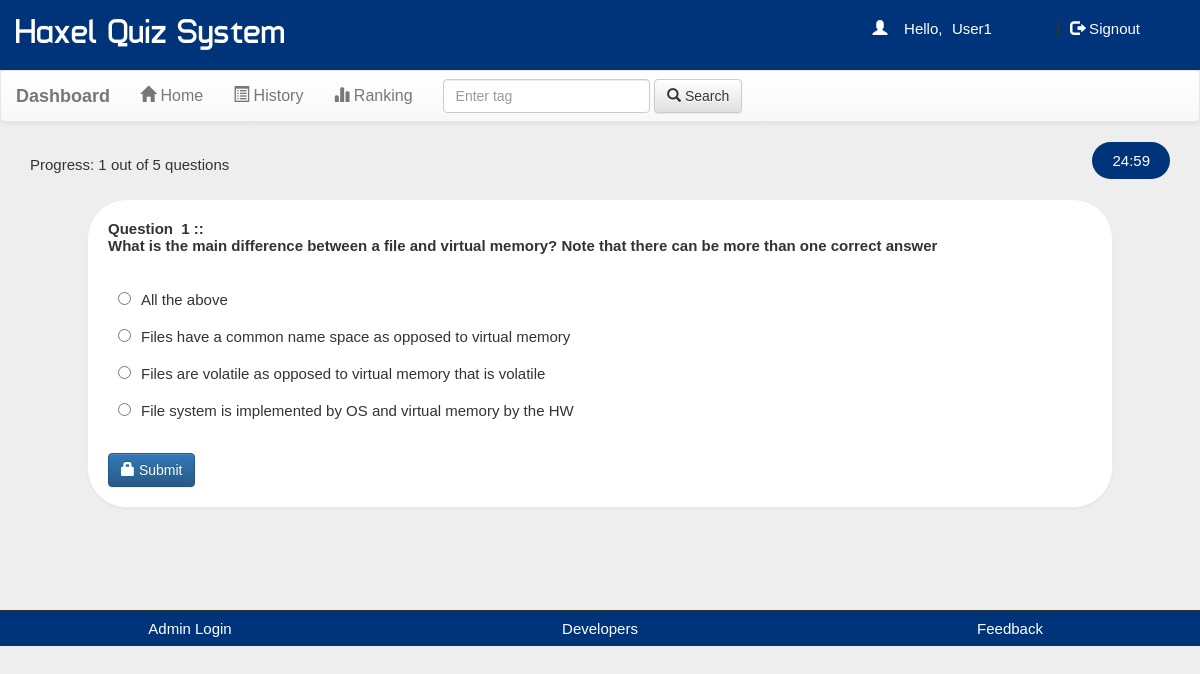
The page /account.php?q=quiz&step=2&eid=6591046996c9f&n=1&t=5 (signed in) on the database its author committed.
### tables this page shows
CREATE TABLE IF NOT EXISTS `questions` (
  `eid` text NOT NULL,
  `qid` text NOT NULL,
  `qns` text NOT NULL,
  `choice` int(10) NOT NULL,
  `sn` int(11) NOT NULL
);

CREATE TABLE IF NOT EXISTS `options` (
  `qid` varchar(50) NOT NULL,
  `option` varchar(5000) NOT NULL,
  `optionid` text NOT NULL
);

CREATE TABLE IF NOT EXISTS `quiz` (
  `eid` text NOT NULL,
  `title` varchar(100) NOT NULL,
  `sahi` int(11) NOT NULL,
  `wrong` int(11) NOT NULL,
  `total` int(11) NOT NULL,
  `time` bigint(20) NOT NULL,
  `intro` text NOT NULL,
  `tag` varchar(100) NOT NULL,
  `date` timestamp NOT NULL DEFAULT current_timestamp() ON UPDATE current_timestamp()
);

### account.php (the view, shortened to what this page needs)
<!DOCTYPE html
    PUBLIC "-//W3C//DTD XHTML 1.0 Transitional//EN" "http://www.w3.org/TR/xhtml1/DTD/xhtml1-transitional.dtd">
<html xmlns="http://www.w3.org/1999/xhtml">
<head>
    <link rel="stylesheet" href="css/bootstrap.min.css" />
    <link rel="stylesheet" href="css/bootstrap-theme.min.css" />
    <link rel="stylesheet" href="css/main.css">
    <link rel="stylesheet" href="css/font.css">
</head>
<body>
    <div class="header">
        <div class="row">
            <div class="col-lg-6">
                <span class="logo">Haxel Quiz System</span>
            </div>
            <div class="col-md-4 col-md-offset-2">
                <?php
        include_once 'dbConnection.php';
        if(!(isset($_SESSION['email']))){
          header("location:index.php");
        }
        else
        {
          $name = $_SESSION['name'];
            echo '<span class="pull-right top title1" ><span class="log1"><span class="glyphicon glyphicon-user" aria-hidden="true"></span>&nbsp;&nbsp;&nbsp;&nbsp;Hello,</span> <a href="account.php?q=1" class="log log1">'.$name.'</a>&nbsp;|&nbsp;<a href="logout.php?q=account.php" class="log"><span class="glyphicon glyphicon-log-out" aria-hidden="true"></span>&nbsp;Signout</button></a></span>';
        }?>
            </div>
        </div>
    </div>
    <div class="bg">
        <nav class="navbar navbar-default title1">
            <div class="container-fluid">
                <div class="navbar-header">
                    <a class="navbar-brand" href="#"><b>Dashboard</b></a>
                </div>
                <div class="collapse navbar-collapse" id="bs-example-navbar-collapse-1">
                    <ul class="nav navbar-nav">
                        <li <?php if(@$_GET['q']==1) echo'class="active"'; ?>><a href="account.php?q=1"><span
                                    class="glyphicon glyphicon-home" aria-hidden="true"></span>&nbsp;Home</a></li>
                        <li <?php if(@$_GET['q']==2) echo'class="active"'; ?>><a href="account.php?q=2"><span
                                    class="glyphicon glyphicon-list-alt" aria-hidden="true"></span>&nbsp;History</a>
                        </li>
                        <li <?php if(@$_GET['q']==3) echo'class="active"'; ?>><a href="account.php?q=3"><span
                                    class="glyphicon glyphicon-stats" aria-hidden="true"></span>&nbsp;Ranking</a></li>
                    </ul>
                    <form class="navbar-form navbar-left" role="search">
                        <div class="form-group">
                            <input type="text" class="form-control" placeholder="Enter tag ">
                        </div>
                        <button type="submit" class="btn btn-default">
                            <span class="glyphicon glyphicon-search" aria-hidden="true"></span>&nbsp;Search
                        </button>
                    </form>
                </div>
            </div>
        </nav>
        <div class="container">
            <div class="row">
                <div class="col-md-12">
                    <span id="countdown2" class="timer" style="background-color: #00347a;
    color: #fff;
    padding: 10px 20px 10px 20px;
    border-radius: 35px;
    float: right;"></span>
                    <?php
  if(@$_GET['q']== 'quiz' && @$_GET['step']== 2) {
    $eid=@$_GET['eid'];
    $sn=@$_GET['n'];
    $total=@$_GET['t'];
    $q_time = mysqli_query($con, "SELECT time, total FROM quiz WHERE eid='$eid'");
    $row_time = mysqli_fetch_array($q_time);
    $total_questions = $row_time['total'];
    $q=mysqli_query($con,"SELECT * FROM questions WHERE eid='$eid' AND sn='$sn' " );
    echo '<div class="panel" style="margin:5%">';
  while($row=mysqli_fetch_array($q) )
  {
    $qns=$row['qns'];
    $qid=$row['qid'];
    echo '<b> Question &nbsp;'.$sn.'&nbsp;::<br />'.$qns.'</b><br /><br />';
  }
    $q=mysqli_query($con,"SELECT * FROM options WHERE qid='$qid' " );
    echo '<form action="update.php?q=quiz&step=2&eid='.$eid.'&n='.$sn.'&t='.$total.'&qid='.$qid.'" method="POST"  class="form-horizontal"><br />';
  while($row=mysqli_fetch_array($q) )
  {
    $option=$row['option'];
    $optionid=$row['optionid'];
    echo'<input type="radio" name="ans" value="'.$optionid.'">'.$option.'<br /><br />';
  }
    echo'<br /><button type="submit" class="btn btn-primary"><span class="glyphicon glyphicon-lock" aria-hidden="true"></span>&nbsp;Submit</button>
    </form>
    </div>';
    echo '<div style="margin-top: 20px;margin-top: 20px;
    float: right;
    margin-bottom: 20px;
    position: absolute;
    top: -6px;">Progress: ' . $sn . ' out of ' . $total_questions . ' questions</div>';
    echo '</div>';
  }
?>
                </div>
            </div>
        </div>
    <div class="row footer">
        <div class="col-md-4 box">
            <a href="#" data-toggle="modal" data-target="#login">Admin Login</a>
        </div>
        <div class="col-md-4 box">
            <a href="#" data-toggle="modal" data-target="#developers">Developers</a>
        </div>
        <div class="col-md-4 box">
            <a href="feedback.php" target="_blank">Feedback</a>
        </div>
    </div>
</body>
</html>

### css/main.css (style rules this page uses)
body { overflow-x:hidden; width:100%; font: 15px "Century Gothic", "Times Roman", sans-serif; background:#eee; min-height:550px; background-attachment:fixed; }
.bg { min-height:540px; }
.panel { border-color:#eee; margin:40px; padding:20px; font: 15px "Century Gothic", "Times Roman", sans-serif; border-radius: 40px; }
.header { background:#00347a; height:70px; }
.logo { font-family:'typo'; font-size:35px; color:#fff; margin:15px; line-height: 55px; }
.title1 { font: 16px "Century Gothic", "Times Roman", sans-serif; }
.footer { font-size:15px; text-align:center; border-top:1px solid; border-color:#323232; background-color:#00347a; }
.footer a { margin:25px; color:#fff; text-decoration:none; font: 15px "Century Gothic", "Times Roman", sans-serif; }
.box { padding:9px; }
.top { margin-top:20px; }
.log1 { font: 15px 'Ubuntu', sans-serif; color:#ffffff; margin-left:10px; }
.log { margin:10px; margin-right:60px; margin-left:5px; color:#ffffff; text-decoration:none; font-size:20px; font-size:15px; }

### rows shown on the page
questions: qns "What is the main difference between a file and virtual memory? Note that there can be more than one correct answer"
options: option "All the above"
options: option "Files have a common name space as opposed to virtual memory"
options: option "Files are volatile as opposed to virtual memory that is volatile"
options: option "File system is implemented by OS and virtual memory by the HW"
quiz: total "5"

### other values the page prints
$name "User1"
$sn "1"
